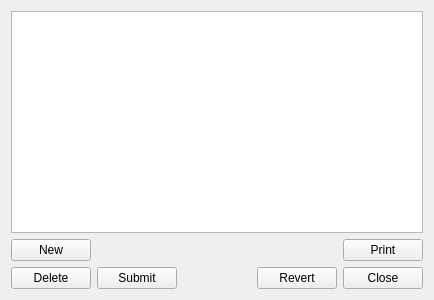
<?xml version="1.0" encoding="UTF-8"?>
<ui version="4.0">
 <class>relativedb</class>
 <widget class="QDialog" name="relativedb">
  <property name="geometry">
   <rect>
    <x>0</x>
    <y>0</y>
    <width>434</width>
    <height>300</height>
   </rect>
  </property>
  <property name="windowTitle">
   <string>Dialog</string>
  </property>
  <property name="windowIcon">
   <iconset resource="resources.qrc">
    <normaloff>:/new/icon/a_black.png</normaloff>:/new/icon/a_black.png</iconset>
  </property>
  <layout class="QGridLayout" name="gridLayout_2">
   <item row="0" column="0">
    <widget class="QTableView" name="tableView"/>
   </item>
   <item row="1" column="0">
    <layout class="QGridLayout" name="gridLayout">
     <item row="1" column="0">
      <widget class="QPushButton" name="slett">
       <property name="text">
        <string>Delete</string>
       </property>
       <property name="autoDefault">
        <bool>false</bool>
       </property>
      </widget>
     </item>
     <item row="1" column="1">
      <widget class="QPushButton" name="Lagre">
       <property name="text">
        <string>Submit</string>
       </property>
       <property name="autoDefault">
        <bool>false</bool>
       </property>
      </widget>
     </item>
     <item row="1" column="3">
      <widget class="QPushButton" name="Angre">
       <property name="text">
        <string>Revert</string>
       </property>
       <property name="autoDefault">
        <bool>false</bool>
       </property>
      </widget>
     </item>
     <item row="0" column="0">
      <widget class="QPushButton" name="ny">
       <property name="text">
        <string>New</string>
       </property>
       <property name="autoDefault">
        <bool>false</bool>
       </property>
      </widget>
     </item>
     <item row="1" column="4">
      <widget class="QPushButton" name="avslutt">
       <property name="text">
        <string>Close</string>
       </property>
       <property name="autoDefault">
        <bool>false</bool>
       </property>
      </widget>
     </item>
     <item row="0" column="4">
      <widget class="QPushButton" name="skrivut">
       <property name="text">
        <string>Print</string>
       </property>
       <property name="autoDefault">
        <bool>false</bool>
       </property>
      </widget>
     </item>
     <item row="0" column="1" colspan="3">
      <widget class="QLabel" name="label">
       <property name="minimumSize">
        <size>
         <width>70</width>
         <height>0</height>
        </size>
       </property>
       <property name="layoutDirection">
        <enum>Qt::LeftToRight</enum>
       </property>
       <property name="text">
        <string/>
       </property>
       <property name="alignment">
        <set>Qt::AlignCenter</set>
       </property>
      </widget>
     </item>
    </layout>
   </item>
  </layout>
 </widget>
 <tabstops>
  <tabstop>tableView</tabstop>
  <tabstop>ny</tabstop>
  <tabstop>slett</tabstop>
  <tabstop>Lagre</tabstop>
  <tabstop>Angre</tabstop>
  <tabstop>skrivut</tabstop>
  <tabstop>avslutt</tabstop>
 </tabstops>
 <resources>
  <include location="resources.qrc"/>
 </resources>
 <connections>
  <connection>
   <sender>avslutt</sender>
   <signal>clicked()</signal>
   <receiver>relativedb</receiver>
   <slot>close()</slot>
   <hints>
    <hint type="sourcelabel">
     <x>339</x>
     <y>272</y>
    </hint>
    <hint type="destinationlabel">
     <x>199</x>
     <y>149</y>
    </hint>
   </hints>
  </connection>
 </connections>
</ui>
